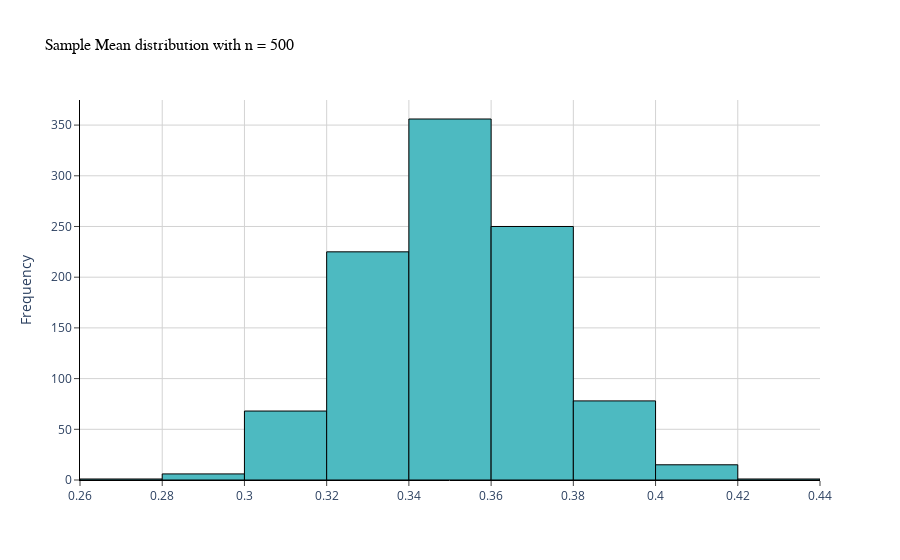

Notebook source saved alongside this figure:
### Code cell
estimations = np.zeros(shape= 1000)
for i in np.arange(start= 0, stop= 1000, step= 1):
    sample = np.random.binomial(n= 1, p= 0.35, size= 500)
    estimations[i] = np.mean(sample)

hist = go.Histogram(histfunc= "count",
                    x= estimations,
                    nbinsx= 15,
                    marker= dict(color= "#4DBAC1",
                                 line= dict(width= 1, color= "black")
                                )
                    )
fig = go.Figure(data= [hist])
fig.update_layout(yaxis= dict(title= "Frequency",
                              showline= True,
                              linecolor= "black",
                              ticks= "outside",
                              gridcolor= "lightgrey"),
                  xaxis= dict(showline= True,
                              linecolor= "black",
                              ticks= "outside",
                              gridcolor= "lightgrey"),
                  plot_bgcolor= "white",
                  title= dict(text= "Sample Mean distribution with n = 500",
                              font= dict(size= 16,
                                         color= "black",
                                         family= "Arial Black")
                             )
                  )          
fig.show()

### Figure 1 — Plotly figure (JSON) as saved in the notebook; plotly's stock layout.template omitted (floating-point values rounded to 4 significant figures; data arrays with more than 128 entries replaced by an {"elided": "..."} marker saying what was removed)
{"data": [{"histfunc": "count", "marker": {"color": "#4DBAC1", "line": {"color": "black", "width": 1}}, "nbinsx": 15, "type": "histogram", "x": {"elided": "1000 float values"}}], "layout": {"plot_bgcolor": "white", "title": {"font": {"color": "black", "family": "Arial Black", "size": 16}, "text": "Sample Mean distribution with n = 500"}, "xaxis": {"gridcolor": "lightgrey", "linecolor": "black", "showline": true, "ticks": "outside"}, "yaxis": {"gridcolor": "lightgrey", "linecolor": "black", "showline": true, "ticks": "outside", "title": {"text": "Frequency"}}}}
